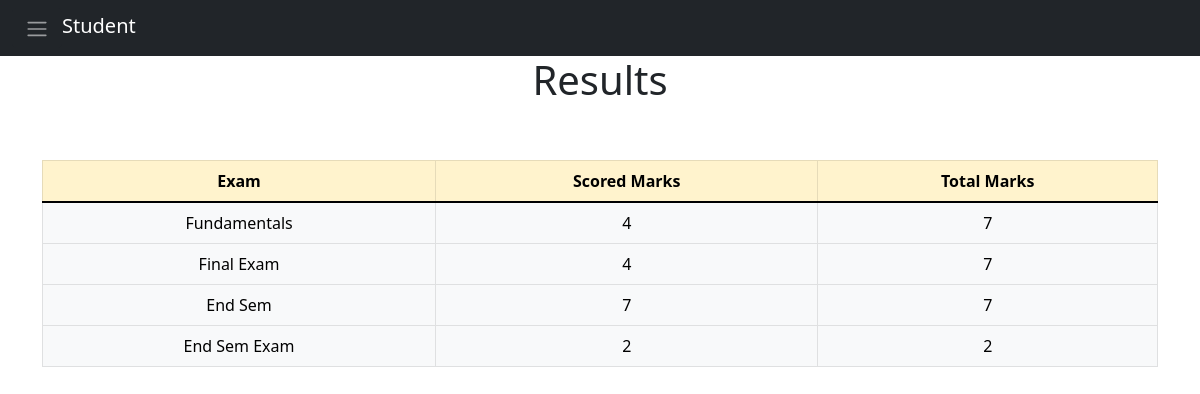
Page /exams/student/displayresult (signed in) on the committed database.
### questions/models.py (models this page shows, shortened)
class StuResults_DB(models.Model):
    student = models.ForeignKey(User, limit_choices_to={'groups__name': "STUDENT"}, on_delete=models.CASCADE, null=True)
    total_marks = models.IntegerField(default=0)
    scored_marks = models.IntegerField(default=0)
    exam = models.ForeignKey(Exam_Model,on_delete=models.CASCADE,null=True)
    class Meta:
        verbose_name_plural = 'Student Results'

class Exam_Model(models.Model):
    professor = models.ForeignKey(User, limit_choices_to={'groups__name': "PROFESSOR"}, on_delete=models.CASCADE)
    name = models.CharField(max_length=50)
    marks = models.IntegerField(default=0)
    question_paper = models.ForeignKey(Question_Paper, on_delete=models.CASCADE, related_name='exams')
    start_time = models.DateTimeField(default=datetime.now())
    end_time = models.DateTimeField(default=datetime.now())
    def __str__(self):
        return self.name
    class Meta:
        verbose_name_plural = 'Exams'

### questions/views.py (the view)
# urls.py: path('student/displayresult',views.show_student_result,name='student_results'),
def show_student_result(request):
    user = request.user
    permissions = False
    if user:
        permissions = has_group(user,"STUDENT")
    else:
        return redirect('/')
    if permissions:
        result = StuResults_DB.objects.filter(student = user)
        return render(request,'student_results.html',{'results':result})

### questions/views.py (called while the page is built)
def has_group(user, group_name):
    group = Group.objects.get(name=group_name)
    return True if group in user.groups.all() else False

### templates/student_results.html (shortened to what this page needs)
{% load static %}
<!doctype html>
<html lang="en">
<head>
    <link href="https://cdn.jsdelivr.net/npm/bootstrap@5.1.3/dist/css/bootstrap.min.css" rel="stylesheet"
>
</head>
<body>
    <nav class="navbar navbar-dark bg-dark">
        <div class="container-fluid">
            <span class="navbar-brand mb-0 p-0 h1"><a class="btn btn-dark" data-bs-toggle="offcanvas"
                    href="#offcanvasExample" role="button" aria-controls="offcanvasExample">
                    <span class="navbar-toggler-icon"></span>
                </a><span class="ml-1">Student</span></span>
        </div>
    </nav>
 <div class="container">
     <h1 align = center>Results</h1>
     <div class="table-responsive">
      <table class="table table-warning table-bordered mt-5">
        <thead >
          <tr>
            <th scope="col" style = "text-align:center">Exam</th>
            <th scope="col" style = "text-align:center">Scored Marks</th>
            <th scope="col" style = "text-align:center">Total Marks</th>
          </tr>
        </thead>
        <tbody>
          {% for r in  results %}
          <tr class = "table-light">
            <td scope="row" style = "text-align:center">{{r.exam}}</td>
            <td scope = "row" style = "text-align:center" >{{r.scored_marks}}</td>
            <td scope="row" style = "text-align:center">{{r.total_marks}}</td>
          </tr>
          {% endfor %}
        </tbody>
       </table>
     </div>
    </div>
</body>
</html>

### rows in the picture
StuResults_DB: exam "Fundamentals", scored_marks "4", total_marks "7"
StuResults_DB: exam "Final Exam", scored_marks "4", total_marks "7"
StuResults_DB: exam "End Sem", scored_marks "7", total_marks "7"
StuResults_DB: exam "End Sem Exam", scored_marks "2", total_marks "2"
